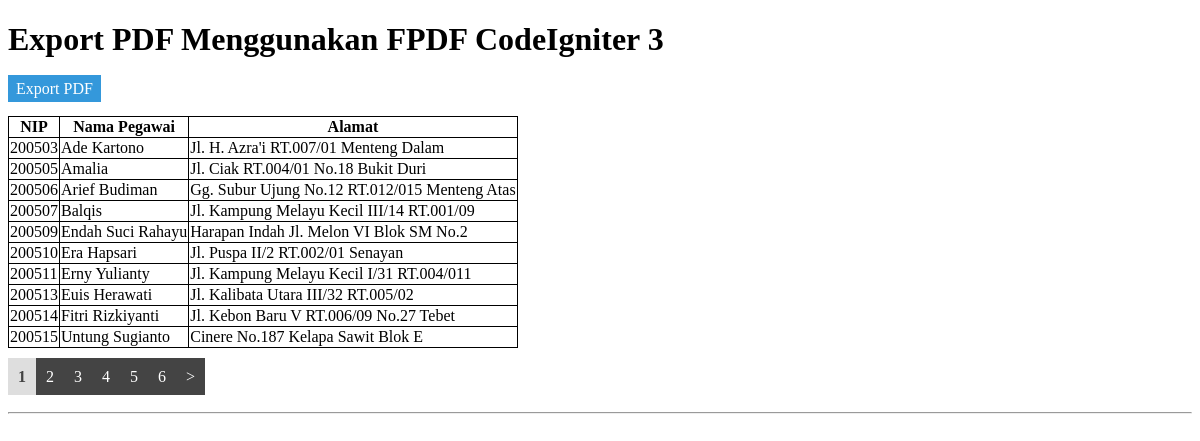
The page / on the database its author committed.
### tables this page shows
CREATE TABLE `pegawai` (
  `pegawai_id` int(11) NOT NULL AUTO_INCREMENT,
  `nip` varchar(15) NOT NULL,
  `nama_pegawai` varchar(30) NOT NULL,
  `alamat` text NOT NULL,
  PRIMARY KEY (`pegawai_id`)
);

### application/controllers/Pegawai.php (called while the page is built, shortened)
<?php if ( ! defined('BASEPATH')) exit('No direct script access allowed');
class Pegawai extends CI_Controller {
    private $limit = 10;
    var $module_name = 'pegawai';
    public function __construct(){
        $this->load->model(array('M_Pegawai'=>'pegawai'));
    }
    public function index($offset=0){
        $result                 = $this->pegawai->get_list($this->limit, $offset);
        $data['sSQL']           = $result['rows'];
        $data['num_results']    = $result['num_rows'];
        $this->load->library('pagination');
        $config = array(
            'base_url'          => site_url($this->module_name.'/index'),
            'total_rows'        => $data['num_results'],
            'per_page'          => $this->limit,
            'uri_segment'       => 3,
            'use_page_numbers'  => TRUE,
            'num_links'         => 5,
        );
        $this->pagination->initialize($config);
        $data['pagination'] = $this->pagination->create_links();
        $this->load->view('v_pegawai',$data);
    }
}

### index.php (called while the page is built, shortened)
<?php
require_once BASEPATH.'core/CodeIgniter.php';

### application/models/M_Pegawai.php (called while the page is built, shortened)
<?php if ( ! defined('BASEPATH')) exit('No direct script access allowed');
class M_Pegawai extends CI_Model {
    function get_list($limit, $offset) {
        $this->db->order_by('nip ASC, nama_pegawai ASC');
        $result['rows'] = $this->db->get('pegawai', $limit, $offset);
        $result['num_rows'] = $this->db->count_all_results('pegawai');
        return $result;
    }
}

### application/views/v_pegawai.php (the view, shortened to what this page needs)
<!DOCTYPE html>
<html>
<head>
</head>
<body>
    <h1>Export PDF Menggunakan FPDF CodeIgniter 3</h1>
    <a href="<?php echo base_url("pegawai/export_pdf"); ?>" class="tombol">Export PDF</a><br><br>
    <?php if (!empty($sSQL)&&($num_results<>0)): ?>
        <table border="1">
            <tr>
                <th>NIP</th>
                <th>Nama Pegawai</th>
                <th>Alamat</th>
            </tr>
                <?php foreach($sSQL->result() as $row): ?>
                <tr>
                    <td><?php echo $row->nip;?></td>
                    <td><?php echo $row->nama_pegawai;?></td>
                    <td><?php echo $row->alamat;?></td>
                </tr>
                <?php endforeach ?>
        </table>
    <?php else: ?>
        <h3>No record found !</h3>
    <?php endif ?>
    <?php if (!empty($sSQL)&&($num_results<>0)): ?>
        <?php
            if (strlen($pagination)) {
                echo '<div class="custom-pagination">';
                echo $pagination;
                echo '</div><br />';
            }
        ?>
    <?php endif ?>
    <hr>
</body>
</html>

### application/views/v_pegawai.php (style rules this page uses)
.tombol { background: #3498db; color: #fff; border: 0; padding: 5px 8px; margin: 20px 0px; text-decoration: none; }
table { border-collapse: collapse; }
table, td, th { border: 1px solid black; }
.custom-pagination { margin-top:20px; }
.custom-pagination a { background:#444; color:#FFF; padding:10px; text-decoration: none; }
.custom-pagination strong { background:#DEDEDE; color:#444; padding:10px; }

### rows shown on the page
pegawai: nip "200503", nama_pegawai "Ade Kartono", alamat "Jl. H. Azra'i RT.007/01 Menteng Dalam"
pegawai: nip "200505", nama_pegawai "Amalia", alamat "Jl. Ciak RT.004/01 No.18 Bukit Duri"
pegawai: nip "200506", nama_pegawai "Arief Budiman", alamat "Gg. Subur Ujung No.12 RT.012/015 Menteng Atas"
pegawai: nip "200507", nama_pegawai "Balqis", alamat "Jl. Kampung Melayu Kecil III/14 RT.001/09"
pegawai: nip "200509", nama_pegawai "Endah Suci Rahayu", alamat "Harapan Indah Jl. Melon VI Blok SM No.2"
pegawai: nip "200510", nama_pegawai "Era Hapsari", alamat "Jl. Puspa II/2 RT.002/01 Senayan"
pegawai: nip "200511", nama_pegawai "Erny Yulianty", alamat "Jl. Kampung Melayu Kecil I/31 RT.004/011"
pegawai: nip "200513", nama_pegawai "Euis Herawati", alamat "Jl. Kalibata Utara III/32 RT.005/02"
pegawai: nip "200514", nama_pegawai "Fitri Rizkiyanti", alamat "Jl. Kebon Baru V RT.006/09 No.27 Tebet"
pegawai: nip "200515", nama_pegawai "Untung Sugianto", alamat "Cinere No.187 Kelapa Sawit Blok E"

### other values the page prints
$pagination "1 2 3 4 5 6 >"
